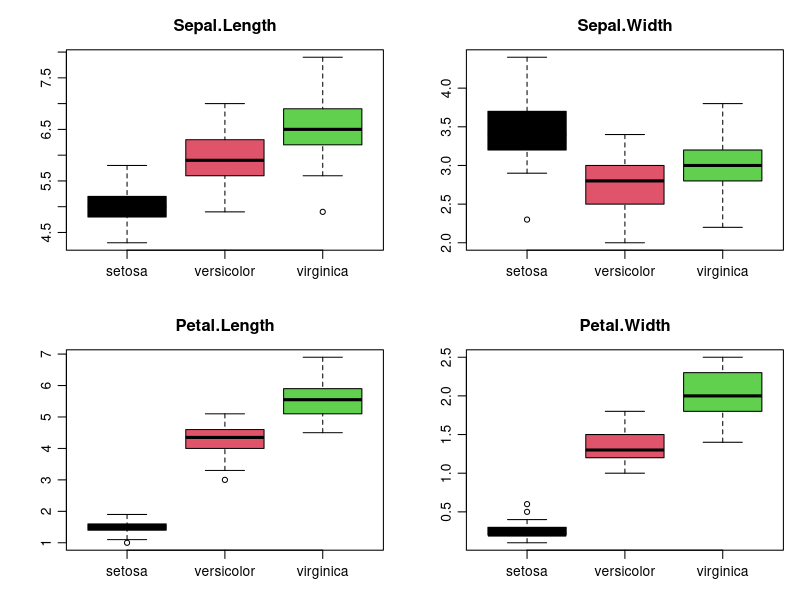
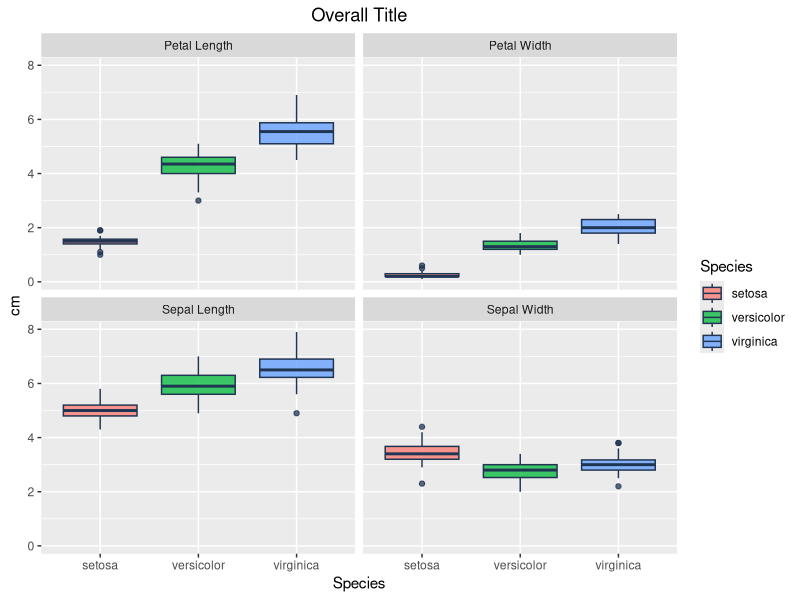
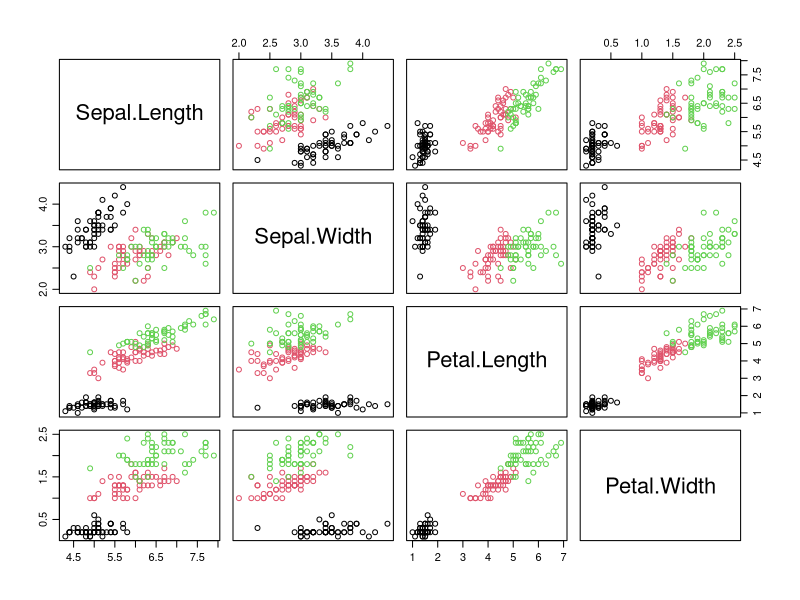
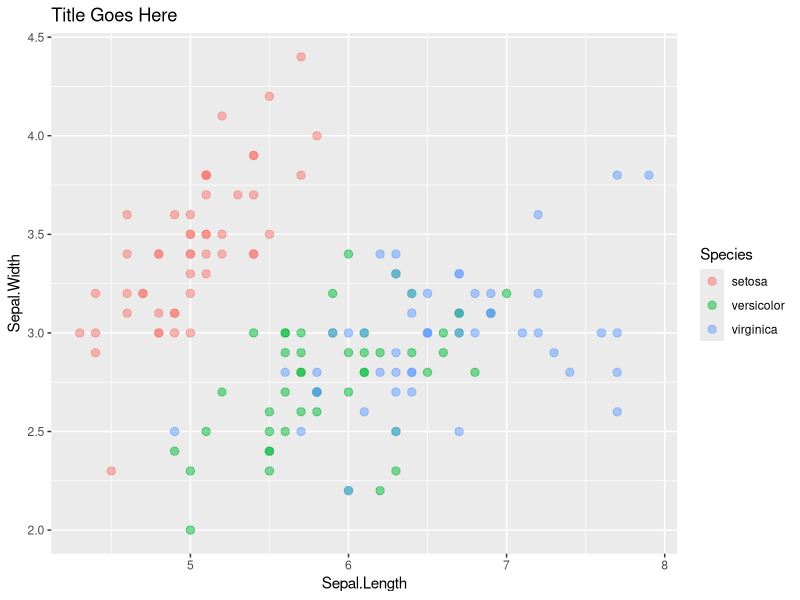

The R script that drew these images, in order:
## ---- chunk 1
library(tibble)           # special type of data frame
library(magrittr)         # pipes
library(dplyr)            # data manipulation
library(ggplot2)          # pretty plots
library(tidyr)            # reshape data frames; mostly for ggplots
## ---- chunk 2
?iris        # open help file for the object
dim(iris)    # get dimensions of data
class(iris)  # a data frame class object
## ---- chunk 3
dim(iris)            # dimensions (rows, columns)
str(iris)            # structure of the data frame object
iris[1:5, ]          # echo the first 5 rows
names(iris)          # what are the column names
sapply(iris, class)  # what are the classes of each column (very important!); feature vs. class data
table(iris$Species)  # once you know which column contains the classes, what are the class counts?
## ---- chunk 4
summary(iris)
## ---- chunk 5
sapply(iris[, -5], function(x)
  tapply(x, iris$Species, mean))   # feature means split by Species
## ---- chunk 6
iris %>%
  tibble::as.tibble() %>%    # make 'iris' a `tibble` data frame
  dplyr::group_by(Species) %>%
  dplyr::summarise_all(funs(mean))
## ---- chunk 7
split(iris$Sepal.Length, iris$Species)
split(iris[["Sepal.Length"]], iris$Species)
split(iris[[1L]], iris$Species)
split(iris[[which(names(iris) == "Sepal.Length")]], iris$Species)
## ---- chunk 8
par(mfrow = c(2, 2))                          # make 2x2 grid for plots
par(mgp = c(2, 0.75, 0), mar = c(3, 4, 3, 1)) # graphics settings; squeeze margins
purrr::walk(names(iris)[-5], function(class)  # purrr::walk() suppresses output; side effects only
  boxplot(split(iris[[class]], iris$Species), main = class, col = 1:3))
## ---- chunk 9
df <- iris %>%
  tidyr::gather(key = "Feature", value = "cm", -Species) %>%  # re-arrange to long format
  dplyr::mutate(Feature = gsub("\\.", " ", Feature)) %>%   # remove dot in name
  tibble::as.tibble()     # make tibble for easy viewing

df

df %>%
ggplot(aes(y = cm, x = Species, fill = Species)) +
  geom_boxplot(color = "#1F3552", alpha = 0.75, size = 0.5) +
  scale_x_discrete(name = "Species") +
  ggtitle("Overall Title") +
  theme(plot.title = element_text(hjust = 0.5)) +
  facet_wrap(~Feature, ncol = 2)
## ---- chunk 10
plot(iris[, -5], col = iris$Species)
## ---- chunk 11
iris %>%
  ggplot(aes(x = Sepal.Length, y = Sepal.Width, color = Species)) +
    geom_point(alpha = 0.5, size = 2.5) +
    ggtitle("Title Goes Here") +
    # this is a useful trick; add `NULL` as last line
    # you then don't need to manage the `+` signs above when building the layers
    NULL
